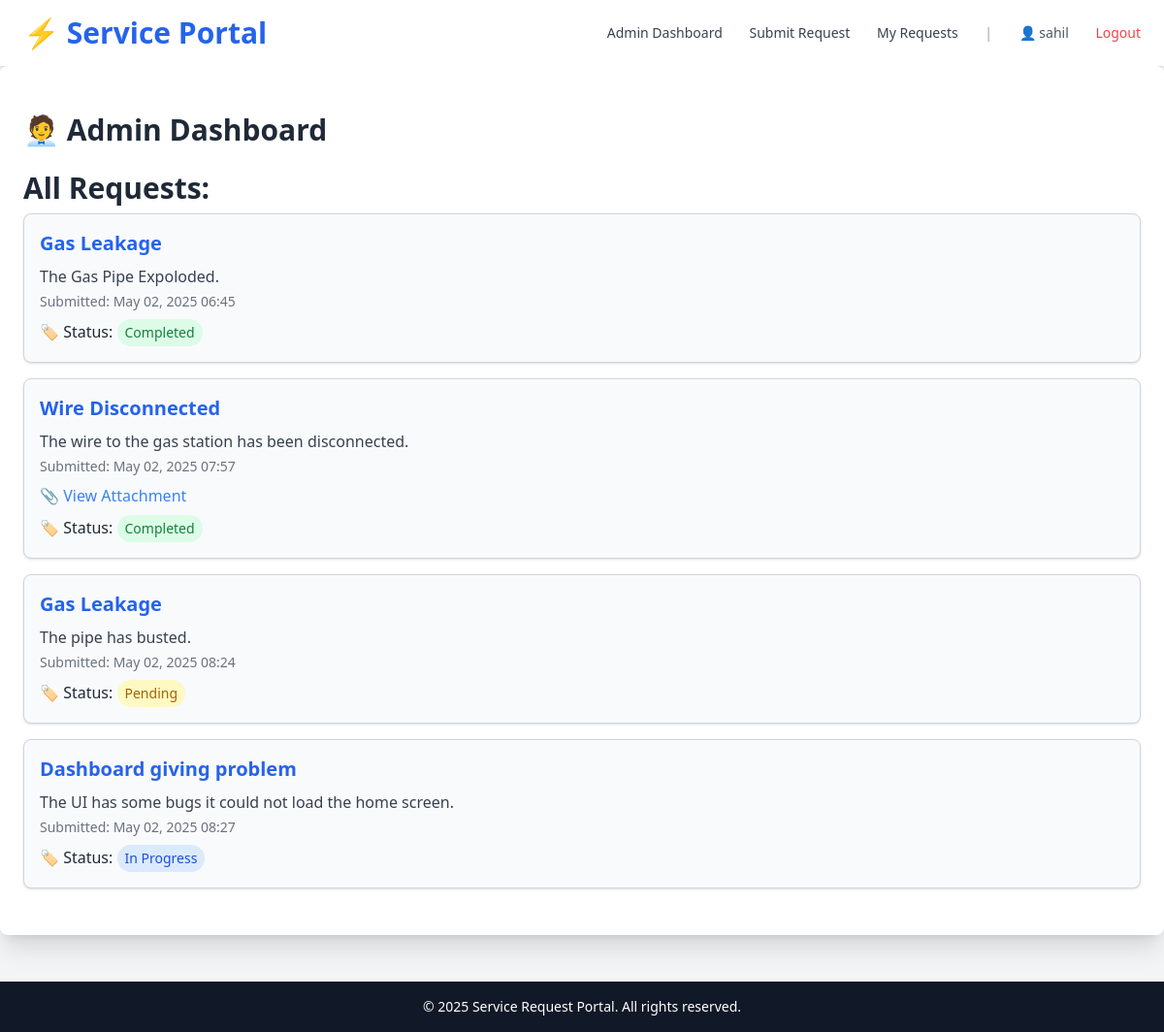
Page /admin_dashboard (signed in) on the earlier database version.
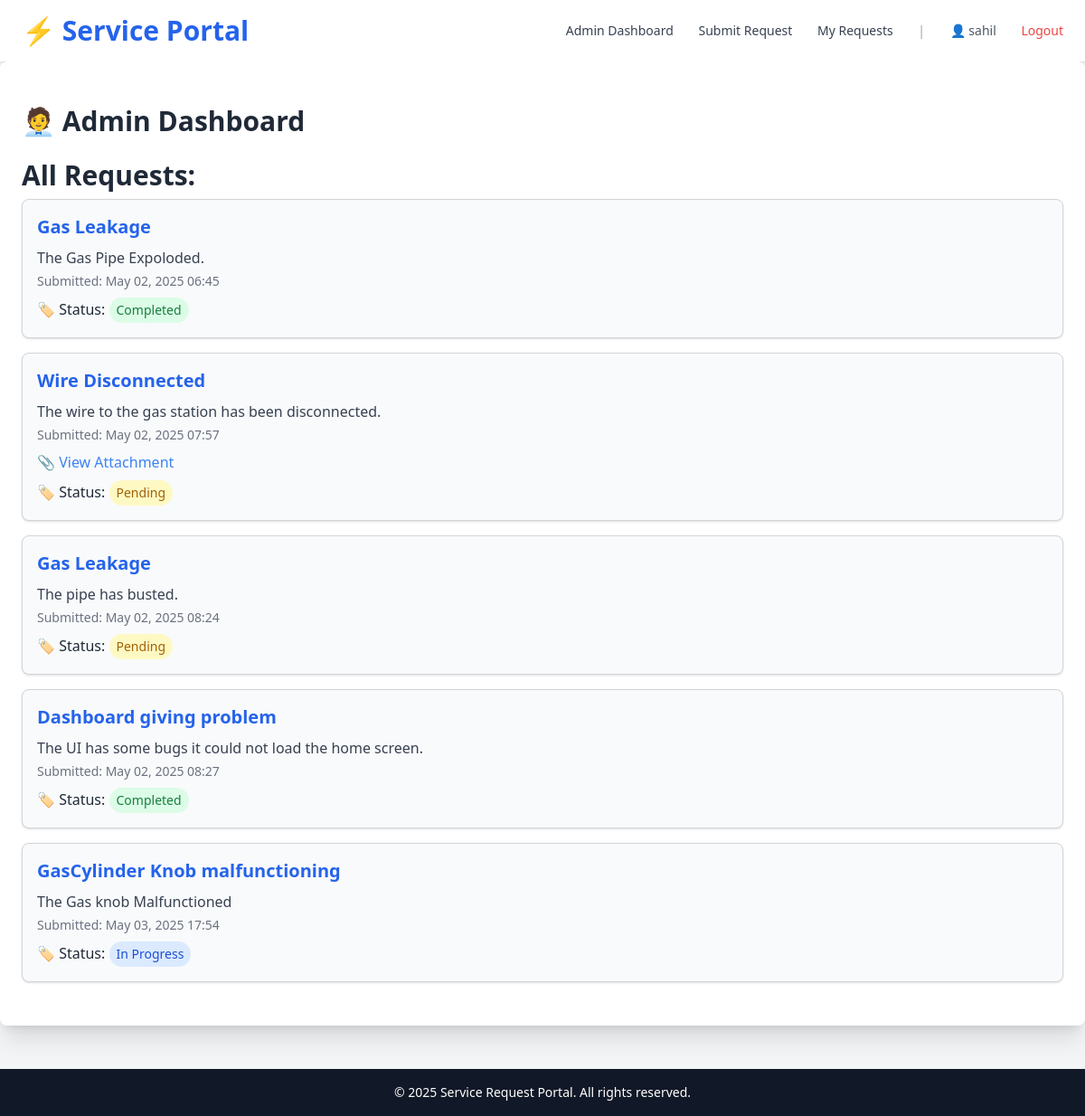
Same page on the later database version.
### request/models.py (models this page shows, shortened)
class ServiceRequest(models.Model):
    STATUS_PENDING='Pending'
    STATUS_IN_PROGRESS='In Progress'
    STATUS_COMPLETED='Completed'
    STATUS =[
        (STATUS_PENDING,'Pending'),
        (STATUS_IN_PROGRESS,'In Progress'),
        (STATUS_COMPLETED,'Completed')
    ]
    user=models.ForeignKey(User,on_delete=models.CASCADE)
    title=models.CharField(max_length=255)
    description=models.TextField()
    attachment=models.FileField(upload_to='attachments/', blank=True,null=True)
    submitted_at=models.DateTimeField(auto_now_add=True)
    status=models.CharField(max_length=30,choices=STATUS,default=STATUS_PENDING)

### request/views.py (the view)
# urls.py: path('admin_dashboard', views.admin_dashboard, name='admin_dashboard'),
@login_required
@user_passes_test(is_admin)
def admin_dashboard(request):
    requests=ServiceRequest.objects.all().order_by('submitted_at')
    return render(request,'admin_dashboard.html',{'requests':requests})

### request/views.py (called while the page is built)
def is_admin(user):
    return user.is_staff

### templates/admin_dashboard.html (shortened to what this page needs)
{% extends "index.html" %}
{% block content %}
  <div>
    <h2 class="text-3xl font-semibold text-gray-800 mb-6">🧑‍💼 Admin Dashboard</h2>
    <h3 class="text-3xl font-semibold text-gray-800 mb-2">All Requests:</h3>
    {% if requests %}
      <div class="space-y-4">
        {% for request in requests %}
          <div class="border border-gray-300 rounded-lg p-4 bg-gray-50 shadow">
            <h3 class="text-xl font-bold text-blue-600">{{ request.title }}</h3>
            <p class="text-gray-700 mt-2">{{ request.description }}</p>
            <p class="text-sm text-gray-500 mt-1">Submitted: {{ request.submitted_at|date:"M d, Y H:i" }}</p>
            {% if request.attachment %}
              <p class="mt-2">
                📎 <a href="{{ request.attachment.url }}" class="text-blue-500 hover:underline" target="_blank">View Attachment</a>
              </p>
            {% endif %}
            <p class="mt-2">
              🏷️ <span class="font-medium">Status:</span>
              <span onclick="toggleForm('{{ request.id }}')" class="cursor-pointer text-sm inline-block px-2 py-1 rounded-full transition duration-150 hover:ring hover:ring-blue-400
                {% if request.status == 'Pending' %}bg-yellow-100 text-yellow-700
                {% elif request.status == 'In Progress' %}bg-blue-100 text-blue-700
                {% elif request.status == 'Completed' %}bg-green-100 text-green-700
                {% else %}bg-gray-200 text-gray-700{% endif %}">
                {{ request.status }}
              </span>
            </p>
          </div>
        {% endfor %}
      </div>
    {% endif %}
  </div>
{% endblock content %}

Differences in the rows shown:
changed ServiceRequest "Wire Disconnected": status "Completed" → "Pending"
changed ServiceRequest "Dashboard giving problem": status "In Progress" → "Completed"
added ServiceRequest: title "GasCylinder Knob malfunctioning", description "The Gas knob Malfunctioned", submitted_at "May 03, 2025 17:54", status "In Progress"
